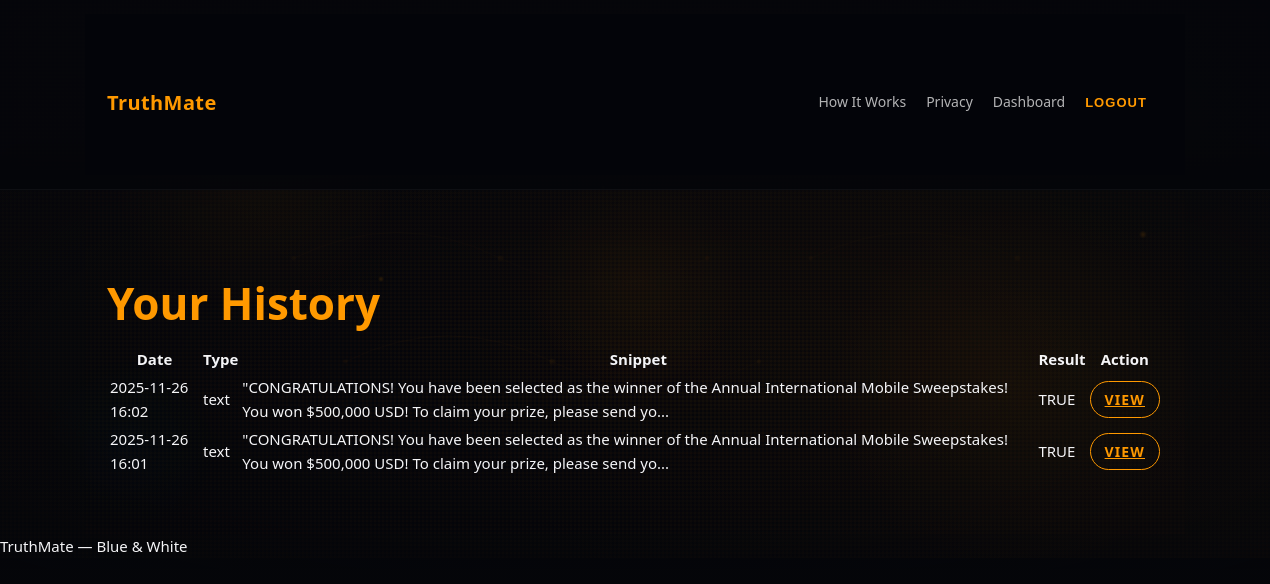
/history (signed in), run on an earlier commit of the app's database.
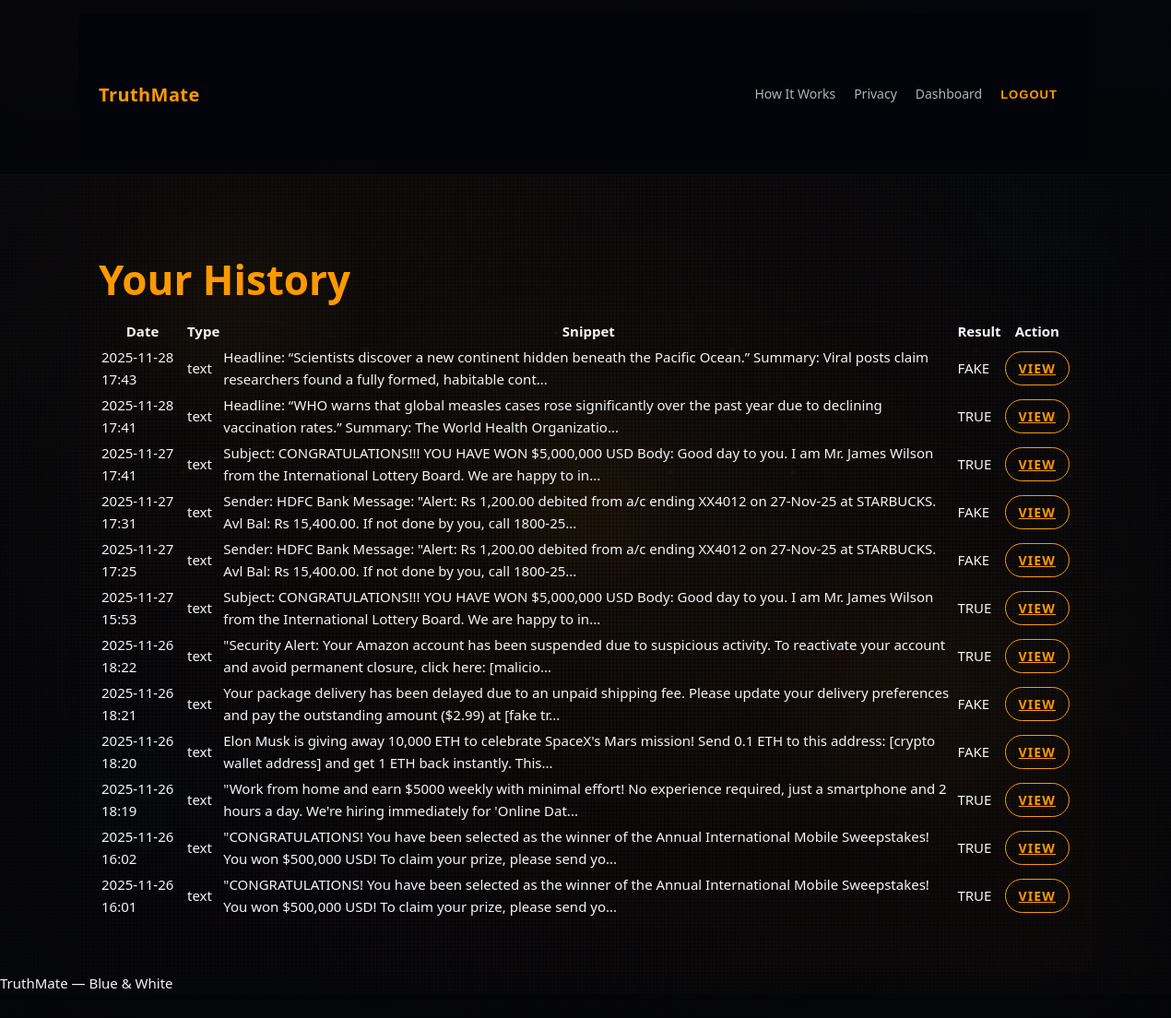
And on a later commit of the database.
### models.py (models this page shows)
class Check(db.Model):
    __tablename__ = "checks"
    id = db.Column(db.Integer, primary_key=True)
    user_id = db.Column(db.Integer, db.ForeignKey("users.id"), nullable=True)
    input_type = db.Column(db.String(32))
    input_url = db.Column(db.String(2000))
    text_snippet = db.Column(db.Text)
    result_json = db.Column(db.Text)  # store JSON as text
    created_at = db.Column(db.DateTime, default=datetime.utcnow)

### app.py (the view)
@app.route("/history")
@login_required
def history():
    checks = (
        Check.query.filter_by(user_id=current_user.id)
        .order_by(Check.created_at.desc())
        .limit(200)
        .all()
    )
    return render_template("history.html", checks=checks)

### app.py (called while the page is built)
@login_manager.user_loader
def load_user(user_id):
    try:
        return User.query.get(int(user_id))
    except:
        return None

### templates/history.html
{% extends "base.html" %}
{% block content %}
<h1 class="hero-title">Your History</h1>
<div class="panel card">
  {% if checks %}
    <table class="checks-table">
      <thead>
        <tr>
          <th>Date</th>
          <th>Type</th>
          <th>Snippet</th>
          <th>Result</th>
          <th>Action</th>
        </tr>
      </thead>
      <tbody>
        {% for c in checks %}
          <tr>
            <td>{{ c.created_at.strftime('%Y-%m-%d %H:%M') }}</td>
            <td>{{ c.input_type }}</td>
            <td class="mono">
              {{ c.text_snippet[:160] }}{% if c.text_snippet|length > 160 %}...{% endif %}
            </td>
            <td>
              {% set res = (c.result_json | loads) %}
              {% if res.status == 'fake' %}
                <span class="pill pill-fake">FAKE</span>
              {% elif res.status == 'true' %}
                <span class="pill pill-true">TRUE</span>
              {% else %}
                <span class="pill pill-unknown">UNKNOWN</span>
              {% endif %}
            </td>
            <td>
              <a class="btn-outline small" href="{{ url_for('results', check_id=c.id) }}">
                View
              </a>
            </td>
          </tr>
        {% endfor %}
      </tbody>
    </table>
  {% else %}
    <p>No history yet — run an analysis first.</p>
  {% endif %}
</div>
{% endblock %}

### templates/base.html (shortened to what this page needs)
<!doctype html>
<html lang="en">
<head>
  <link rel="stylesheet" href="{{ url_for('static', filename='css/styles.css') }}">
</head>
<body>
  <nav class="topbar">
    <div class="container topbar-inner">
      <div class="brand">
        <div class="brand-text">
          <div class="title">TruthMate</div>
        </div>
      </div>
      <div class="navlinks">
        <a href="{{ url_for('how_it_works') }}">How It Works</a>
        <a href="{{ url_for('privacy') }}">Privacy</a>
        {% if current_user.is_authenticated %}
          <a href="{{ url_for('dashboard') }}">Dashboard</a>
          <form action="{{ url_for('logout') }}" method="POST" style="display:inline;">
            <button class="btn-signin" type="submit"
              style="background:none;border:none;color:var(--accent);cursor:pointer;">
              Logout
            </button>
          </form>
        {% else %}
          <a class="btn-outline" href="{{ url_for('try_demo') }}">Try Demo</a>
          <a class="btn-signin" href="{{ url_for('login') }}">Login</a>
        {% endif %}
      </div>
    </div>
  </nav>
  <main class="container main">
    {% block content %}{% endblock %}
  </main>
  <footer class="footer">
    TruthMate — Blue & White
  </footer>
</body>
</html>

What changed in the data, as far as the page shows it:
added Check: created_at "2025-11-28 17:43", input_type "text", text_snippet "Headline: “Scientists discover a new continent hidden beneath the Pacific Ocean.” Summary: Viral posts claim researchers found a fully formed, habitable cont", shows "FAKE"
added Check: created_at "2025-11-28 17:41", input_type "text", text_snippet "Headline: “WHO warns that global measles cases rose significantly over the past year due to declining vaccination rates.” Summary: The World Health Organizatio", shows "TRUE"
added Check: created_at "2025-11-27 17:41", input_type "text", text_snippet "Subject: CONGRATULATIONS!!! YOU HAVE WON $5,000,000 USD Body: Good day to you. I am Mr. James Wilson from the International Lottery Board. We are happy to in", shows "TRUE"
added Check: created_at "2025-11-27 17:31", input_type "text", text_snippet "Sender: HDFC Bank Message: \"Alert: Rs 1,200.00 debited from a/c ending XX4012 on 27-Nov-25 at STARBUCKS. Avl Bal: Rs 15,400.00. If not done by you, call 1800-25", shows "FAKE"
added Check: created_at "2025-11-27 17:25", input_type "text", text_snippet "Sender: HDFC Bank Message: \"Alert: Rs 1,200.00 debited from a/c ending XX4012 on 27-Nov-25 at STARBUCKS. Avl Bal: Rs 15,400.00. If not done by you, call 1800-25", shows "FAKE"
added Check: created_at "2025-11-27 15:53", input_type "text", text_snippet "Subject: CONGRATULATIONS!!! YOU HAVE WON $5,000,000 USD Body: Good day to you. I am Mr. James Wilson from the International Lottery Board. We are happy to in", shows "TRUE"
added Check: created_at "2025-11-26 18:22", input_type "text", text_snippet "\"Security Alert: Your Amazon account has been suspended due to suspicious activity. To reactivate your account and avoid permanent closure, click here: [malicio", shows "TRUE"
added Check: created_at "2025-11-26 18:21", input_type "text", text_snippet "Your package delivery has been delayed due to an unpaid shipping fee. Please update your delivery preferences and pay the outstanding amount ($2.99) at [fake tr", shows "FAKE"
added Check: created_at "2025-11-26 18:20", input_type "text", text_snippet "Elon Musk is giving away 10,000 ETH to celebrate SpaceX's Mars mission! Send 0.1 ETH to this address: [crypto wallet address] and get 1 ETH back instantly. This", shows "FAKE"
added Check: created_at "2025-11-26 18:19", input_type "text", text_snippet "\"Work from home and earn $5000 weekly with minimal effort! No experience required, just a smartphone and 2 hours a day. We're hiring immediately for 'Online Dat", shows "TRUE"
